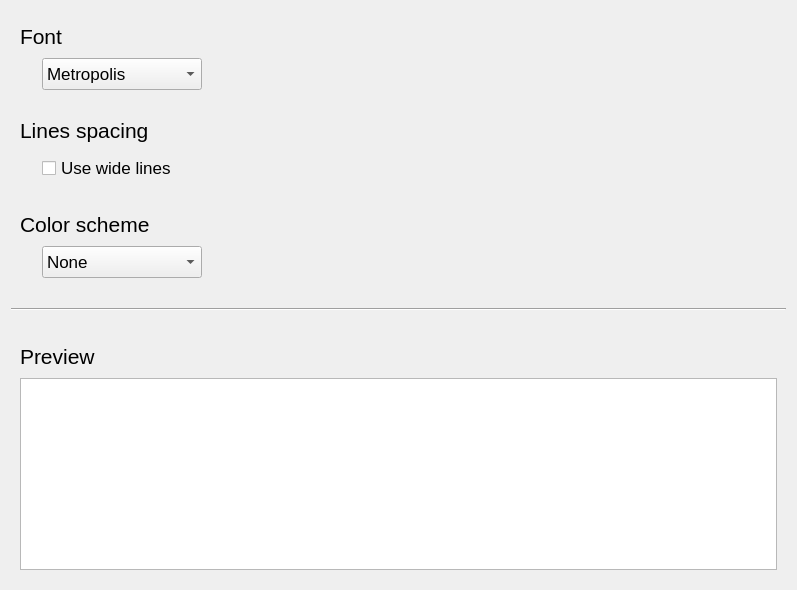
              <widget class="QWidget" name="tab_ConfTextBrowser">
               <attribute name="title">
                <string>TextBrowser</string>
               </attribute>
               <layout class="QVBoxLayout" name="verticalLayout_13">
                <item>
                 <widget class="QFrame" name="frame_ConfTextBrowser_Font">
                  <layout class="QGridLayout" name="gridLayout_79">
                   <item row="1" column="0">
                    <spacer name="spacer_ConfTextBrowser_Font_1">
                     <property name="orientation">
                      <enum>Qt::Horizontal</enum>
                     </property>
                     <property name="sizeType">
                      <enum>QSizePolicy::Fixed</enum>
                     </property>
                     <property name="sizeHint" stdset="0">
                      <size>
                       <width>16</width>
                       <height>32</height>
                      </size>
                     </property>
                    </spacer>
                   </item>
                   <item row="1" column="1">
                    <widget class="QComboBox" name="box_ConfTextBrowser_Font">
                     <property name="sizePolicy">
                      <sizepolicy hsizetype="Fixed" vsizetype="Fixed">
                       <horstretch>0</horstretch>
                       <verstretch>0</verstretch>
                      </sizepolicy>
                     </property>
                     <property name="minimumSize">
                      <size>
                       <width>160</width>
                       <height>32</height>
                      </size>
                     </property>
                     <property name="maximumSize">
                      <size>
                       <width>160</width>
                       <height>32</height>
                      </size>
                     </property>
                     <property name="font">
                      <font>
                       <pointsize>13</pointsize>
                      </font>
                     </property>
                     <item>
                      <property name="text">
                       <string notr="true">Metropolis</string>
                      </property>
                     </item>
                     <item>
                      <property name="text">
                       <string notr="true">Hack</string>
                      </property>
                     </item>
                     <item>
                      <property name="text">
                       <string notr="true">3270</string>
                      </property>
                     </item>
                    </widget>
                   </item>
                   <item row="1" column="2">
                    <spacer name="spacer_ConfTextBrowser_Font_2">
                     <property name="orientation">
                      <enum>Qt::Horizontal</enum>
                     </property>
                     <property name="sizeHint" stdset="0">
                      <size>
                       <width>569</width>
                       <height>32</height>
                      </size>
                     </property>
                    </spacer>
                   </item>
                   <item row="0" column="0" colspan="3">
                    <widget class="QLabel" name="label_ConfTextBrowser_Font">
                     <property name="minimumSize">
                      <size>
                       <width>128</width>
                       <height>32</height>
                      </size>
                     </property>
                     <property name="maximumSize">
                      <size>
                       <width>16777215</width>
                       <height>32</height>
                      </size>
                     </property>
                     <property name="font">
                      <font>
                       <pointsize>16</pointsize>
                      </font>
                     </property>
                     <property name="toolTip">
                      <string>Font to use for the Text Browser</string>
                     </property>
                     <property name="text">
                      <string>Font</string>
                     </property>
                    </widget>
                   </item>
                  </layout>
                 </widget>
                </item>
                <item>
                 <widget class="QFrame" name="frame_ConfTextBrowser_Lines">
                  <layout class="QGridLayout" name="gridLayout_84">
                   <item row="1" column="0">
                    <spacer name="spacer_ConfTextBrowser_Lines1">
                     <property name="orientation">
                      <enum>Qt::Horizontal</enum>
                     </property>
                     <property name="sizeType">
                      <enum>QSizePolicy::Fixed</enum>
                     </property>
                     <property name="sizeHint" stdset="0">
                      <size>
                       <width>16</width>
                       <height>32</height>
                      </size>
                     </property>
                    </spacer>
                   </item>
                   <item row="1" column="1">
                    <widget class="QCheckBox" name="checkBox_ConfTextBrowser_WideLines">
                     <property name="sizePolicy">
                      <sizepolicy hsizetype="Expanding" vsizetype="Fixed">
                       <horstretch>0</horstretch>
                       <verstretch>0</verstretch>
                      </sizepolicy>
                     </property>
                     <property name="minimumSize">
                      <size>
                       <width>0</width>
                       <height>32</height>
                      </size>
                     </property>
                     <property name="maximumSize">
                      <size>
                       <width>16777215</width>
                       <height>32</height>
                      </size>
                     </property>
                     <property name="font">
                      <font>
                       <pointsize>13</pointsize>
                      </font>
                     </property>
                     <property name="toolTip">
                      <string>Double-spaced lines</string>
                     </property>
                     <property name="text">
                      <string>Use wide lines</string>
                     </property>
                    </widget>
                   </item>
                   <item row="0" column="0" colspan="2">
                    <widget class="QLabel" name="label_ConfTextBrowser_Lines">
                     <property name="minimumSize">
                      <size>
                       <width>128</width>
                       <height>32</height>
                      </size>
                     </property>
                     <property name="maximumSize">
                      <size>
                       <width>16777215</width>
                       <height>32</height>
                      </size>
                     </property>
                     <property name="font">
                      <font>
                       <pointsize>16</pointsize>
                      </font>
                     </property>
                     <property name="toolTip">
                      <string>Define the spacing between lines</string>
                     </property>
                     <property name="text">
                      <string>Lines spacing</string>
                     </property>
                    </widget>
                   </item>
                  </layout>
                 </widget>
                </item>
                <item>
                 <widget class="QFrame" name="frame_ConfTextBrowser_ColorScheme">
                  <layout class="QGridLayout" name="gridLayout_80">
                   <item row="1" column="1">
                    <widget class="QComboBox" name="box_ConfTextBrowser_ColorScheme">
                     <property name="sizePolicy">
                      <sizepolicy hsizetype="Fixed" vsizetype="Fixed">
                       <horstretch>0</horstretch>
                       <verstretch>0</verstretch>
                      </sizepolicy>
                     </property>
                     <property name="minimumSize">
                      <size>
                       <width>160</width>
                       <height>32</height>
                      </size>
                     </property>
                     <property name="maximumSize">
                      <size>
                       <width>160</width>
                       <height>32</height>
                      </size>
                     </property>
                     <property name="font">
                      <font>
                       <pointsize>13</pointsize>
                      </font>
                     </property>
                     <item>
                      <property name="text">
                       <string>None</string>
                      </property>
                     </item>
                     <item>
                      <property name="text">
                       <string notr="true">Breeze</string>
                      </property>
                     </item>
                     <item>
                      <property name="text">
                       <string notr="true">Monokai</string>
                      </property>
                     </item>
                     <item>
                      <property name="text">
                       <string notr="true">Radical</string>
                      </property>
                     </item>
                    </widget>
                   </item>
                   <item row="1" column="2">
                    <spacer name="spacer_ConfTextBrowser_ColorScheme_2">
                     <property name="orientation">
                      <enum>Qt::Horizontal</enum>
                     </property>
                     <property name="sizeHint" stdset="0">
                      <size>
                       <width>566</width>
                       <height>32</height>
                      </size>
                     </property>
                    </spacer>
                   </item>
                   <item row="0" column="0" colspan="3">
                    <widget class="QLabel" name="label_ConfTextBrowser_ColorScheme">
                     <property name="minimumSize">
                      <size>
                       <width>128</width>
                       <height>32</height>
                      </size>
                     </property>
                     <property name="maximumSize">
                      <size>
                       <width>16777215</width>
                       <height>32</height>
                      </size>
                     </property>
                     <property name="font">
                      <font>
                       <pointsize>16</pointsize>
                      </font>
                     </property>
                     <property name="toolTip">
                      <string>Color scheme to use for the Text Browser</string>
                     </property>
                     <property name="text">
                      <string>Color scheme</string>
                     </property>
                    </widget>
                   </item>
                   <item row="1" column="0">
                    <spacer name="spacer_ConfTextBrowser_ColorScheme_1">
                     <property name="orientation">
                      <enum>Qt::Horizontal</enum>
                     </property>
                     <property name="sizeType">
                      <enum>QSizePolicy::Fixed</enum>
                     </property>
                     <property name="sizeHint" stdset="0">
                      <size>
                       <width>16</width>
                       <height>32</height>
                      </size>
                     </property>
                    </spacer>
                   </item>
                  </layout>
                 </widget>
                </item>
                <item>
                 <widget class="Line" name="gline_ConfTextBrowser">
                  <property name="minimumSize">
                   <size>
                    <width>0</width>
                    <height>32</height>
                   </size>
                  </property>
                  <property name="maximumSize">
                   <size>
                    <width>16777215</width>
                    <height>32</height>
                   </size>
                  </property>
                  <property name="orientation">
                   <enum>Qt::Horizontal</enum>
                  </property>
                 </widget>
                </item>
                <item>
                 <widget class="QFrame" name="frame_ConfTextBrowser_Preview">
                  <layout class="QGridLayout" name="gridLayout_82">
                   <item row="0" column="0">
                    <widget class="QLabel" name="label_ConfTextBrowser_Preview">
                     <property name="minimumSize">
                      <size>
                       <width>128</width>
                       <height>32</height>
                      </size>
                     </property>
                     <property name="maximumSize">
                      <size>
                       <width>16777215</width>
                       <height>32</height>
                      </size>
                     </property>
                     <property name="font">
                      <font>
                       <pointsize>16</pointsize>
                      </font>
                     </property>
                     <property name="toolTip">
                      <string>The appearance of the Text Browser with the current settings</string>
                     </property>
                     <property name="text">
                      <string>Preview</string>
                     </property>
                    </widget>
                   </item>
                   <item row="1" column="0">
                    <widget class="QTextBrowser" name="textBrowser_ConfTextBrowser_Preview">
                     <property name="minimumSize">
                      <size>
                       <width>0</width>
                       <height>64</height>
                      </size>
                     </property>
                     <property name="mouseTracking">
                      <bool>false</bool>
                     </property>
                     <property name="acceptDrops">
                      <bool>false</bool>
                     </property>
                     <property name="lineWrapMode">
                      <enum>QTextEdit::NoWrap</enum>
                     </property>
                     <property name="html">
                      <string notr="true">&lt;!DOCTYPE HTML PUBLIC &quot;-//W3C//DTD HTML 4.0//EN&quot; &quot;http://www.w3.org/TR/REC-html40/strict.dtd&quot;&gt;
&lt;html&gt;&lt;head&gt;&lt;meta name=&quot;qrichtext&quot; content=&quot;1&quot; /&gt;&lt;meta charset=&quot;utf-8&quot; /&gt;&lt;style type=&quot;text/css&quot;&gt;
p, li { white-space: pre-wrap; }
hr { height: 1px; border-width: 0; }
li.unchecked::marker { content: &quot;\2610&quot;; }
li.checked::marker { content: &quot;\2612&quot;; }
&lt;/style&gt;&lt;/head&gt;&lt;body style=&quot; font-family:'Noto Sans'; font-size:13pt; font-weight:400; font-style:normal;&quot;&gt;
&lt;p align=&quot;center&quot; style=&quot;-qt-paragraph-type:empty; margin-top:0px; margin-bottom:0px; margin-left:0px; margin-right:0px; -qt-block-indent:0; text-indent:0px;&quot;&gt;&lt;br /&gt;&lt;/p&gt;&lt;/body&gt;&lt;/html&gt;</string>
                     </property>
                     <property name="openLinks">
                      <bool>true</bool>
                     </property>
                    </widget>
                   </item>
                  </layout>
                 </widget>
                </item>
               </layout>
              </widget>
